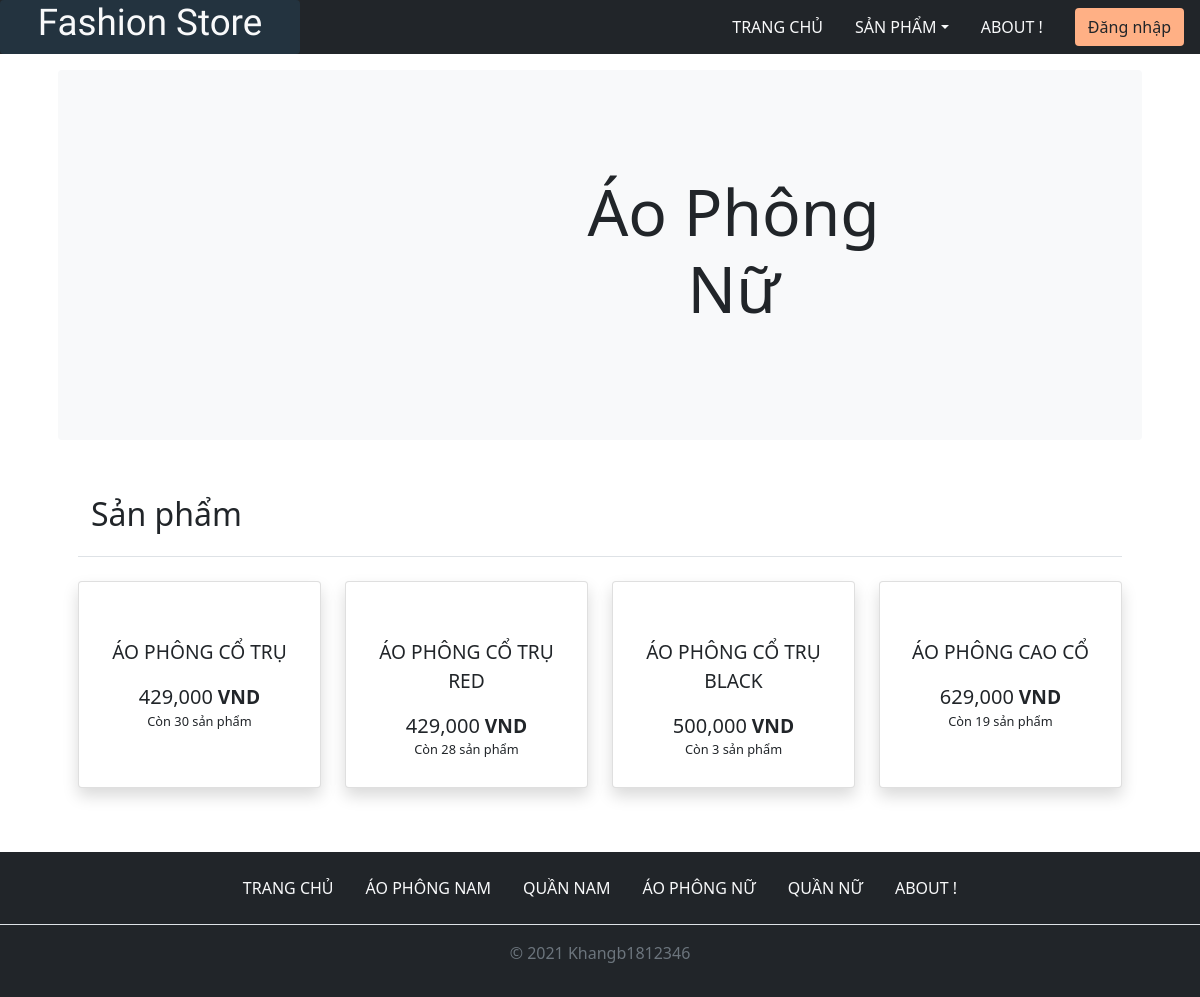
/banhang/category_page.php?id=18, run on the app's committed database.
### tables this page shows
CREATE TABLE `loaihanghoa` (
  `MaLoaiHang` int(11) NOT NULL,
  `TenLoaiHang` varchar(30) NOT NULL,
  `url` varchar(200) NOT NULL COMMENT 'url_img'
);

CREATE TABLE `hanghoa` (
  `MSHH` int(10) NOT NULL,
  `TenHH` varchar(50) NOT NULL,
  `QuyCach` varchar(1000) NOT NULL,
  `Gia` int(10) UNSIGNED NOT NULL,
  `SoLuongHang` int(10) UNSIGNED NOT NULL,
  `MaLoaiHang` int(11) NOT NULL,
  `adddate` timestamp NOT NULL DEFAULT current_timestamp(),
  `time_update` timestamp NOT NULL DEFAULT current_timestamp() ON UPDATE current_timestamp()
);

### banhang/libs/database.php (called while the page is built, shortened)
<?php
function db_get_list($sql)
{
    global $conn;
    $data = array();
    $resul = mysqli_query($conn, $sql);
    while ($row = mysqli_fetch_assoc($resul)) {
        $data[] = $row;
    }
    return $data;
}
function db_get_row($sql)
{
    global $conn;
    $resul = mysqli_query($conn, $sql);
    $row = array();
    if (mysqli_num_rows($resul) > 0) {
        $row = mysqli_fetch_assoc($resul);
    }
    return $row;
}

### banhang/category_page.php (the view, shortened to what this page needs)
<?php
require_once('./libs/database.php');
$id = '';
if (isset($_GET['id'])) {
    $id = $_GET['id'];
    $sql_id = 'SELECT * FROM LoaiHangHoa WHERE MaLoaiHang=' . $id;
    $result = db_get_row($sql_id);
    if ($result != 1) {
        $name_category = $result['TenLoaiHang'];
    }
}
$sql_list = 'SELECT * FROM hanghoa WHERE MaLoaiHang=' . $id;
$list = db_get_list($sql_list);
?>
<!DOCTYPE html>
<html lang="en">
<head>
    <link href="https://cdn.jsdelivr.net/npm/bootstrap@5.1.3/dist/css/bootstrap.min.css" rel="stylesheet">
    <link rel="stylesheet" href="./assests/css/style.css">
    <link rel="stylesheet" href="https://cdn.jsdelivr.net/npm/bootstrap-icons@1.6.0/font/bootstrap-icons.css">
</head>
<?php include_once('./widgets/header.php'); ?>
<div id="page_category">
    <div class="category container" data-aos="fade-down">
        <div class="rounded p-3 p-md-2 m-md-3 text-center bg-light d-flex align-items-center">
            <div class="col-md-5 p-lg-5 mx-auto my-5">
                <h1 class="display-3 fw-normal"><?= $name_category ?></h1>
            </div>
        </div>
    </div>
    <div class="container px-4 py-3" id="custom-cards">
        <div class="container px-4 py-3" id="custom-cards">
            <a href="#danh_muc" class="btn link-dark">
                <h2 class="text-center">Sản phẩm</h2>
            </a>
            <p class="pb-2 border-bottom"></p>
            <div id="danh_muc" class="row row-cols-1 row-cols-lg-4 align-items-stretch g-4 py-2">
                <?php
                foreach ($list as $row) {
                    $sql_list_img = 'SELECT url FROM hinhhanghoa WHERE MSHH=' . $row['MSHH'];
                    $url_img = db_get_row($sql_list_img);
                    echo '<div class="col">
                    <div class="card card-cover rounded shadow h-100">
                        <div class="d-flex flex-column h-100 p-1 text-shadow-1">
                            <a href="./single_page.php?id=' . $row['MSHH'] . '" class="btn link-dark h-100">
                                <img src="' . $url_img['url'] . '" alt="" class="img-fluid mb-3" id=url' . $row['MSHH'] . '>
                                <div class="content_item mt-2 ">
                                <p class="name_product mt-3 lh-3" id=ten' . $row['MSHH'] . '>' . $row['TenHH'] . '</p>
                                <h5 class="cost my-2 d-inline" id=gia' . $row['MSHH'] . '>' . number_format($row['Gia'], 0, '.', ',') . '</h5>
                                <span><strong>VND</strong></span>
                                <p class="inventory mb-3" name=' . $row['SoLuongHang'] . '  id=soluonghang' . $row['MSHH'] . '>Còn ' . $row['SoLuongHang'] . ' sản phẩm</p>
                                <p class="intro"></p>
                                </div>
                            </a>
                            <div class="buy_item d-flex w-100 flex-column justify-content-center align-items-center bg-white shadow">
                                <div class="input-group input-group-sm mb-3 w-75">
                                    <div class="input-group-prepend">
                                        <span class="input-group-text" id="inputGroup-sizing-sm">
                                            Số lượng:
                                        </span>
                                    </div>
                                    <input type="number" value=1 min="1" max=' . $row['SoLuongHang'] . ' class="form-control" id=soluong' . $row['MSHH'] . ' aria-label="Small" aria-describedby="inputGroup-sizing-sm">
                                </div>
                                <p class="error text-danger p-0 mb-1"></p>
                                <button class="btn btn-success " id=' . $row['MSHH'] . ' onclick="getInfo(this.id)">
                                    <i class="bi bi-basket"></i>
                                    <span>Thêm vào giỏ</span>
                                </button>
                            </div>
                        </div>
                    </div>
                </div>';
                }
                ?>
            </div>
        </div>
    </div>
</div>
<?php include_once('./widgets/footer.php'); ?>

### banhang/widgets/footer.php (shortened to what this page needs)
<?php
$sql = 'SELECT * FROM LoaiHangHoa';
$resul = db_get_list($sql);
?>
<footer class="py-3 mt-4 bg-dark">
    <ul class="nav justify-content-center border-bottom pb-3 mb-3">
        <li><a href="./index.php" class="nav-link px-3 rounded  btn-outline-secondary link-light upcase">Trang chủ</a></li>
        <?php
        foreach ($resul as $row) {
            echo '<li><a class="nav-link px-3 link-light rounded btn-outline-secondary upcase" href="./category_page.php?id=' . $row['MaLoaiHang'] . '">' . $row['TenLoaiHang'] . '</a></li>';
        }
        ?>
        <li><a href="#" class="nav-link px-3 link-light rounded btn-outline-secondary upcase">About !</a></li>
    </ul>
    <p class="text-center text-muted">&copy; 2021 Khangb1812346</p>
</footer>
</body>
</html>

### banhang/assests/css/style.css (style rules this page uses)
:root { --primary--color:#0984e3; }
.link-dark { font-size: 1.2rem; }
.upcase { text-transform: uppercase; }
.card { position: relative; }
.name_product { font-size: 1.2rem; }
.inventory { font-size: 0.8rem; }

### data on the page
loaihanghoa: TenLoaiHang "Áo Phông Nữ", TenLoaiHang "ÁO PHÔNG NỮ"
hanghoa: TenHH "ÁO PHÔNG CỔ TRỤ", Gia "429,000", SoLuongHang "30"
hanghoa: TenHH "ÁO PHÔNG CỔ TRỤ RED", Gia "429,000", SoLuongHang "28"
hanghoa: TenHH "ÁO PHÔNG CỔ TRỤ BLACK", Gia "500,000", SoLuongHang "3"
hanghoa: TenHH "ÁO PHÔNG CAO CỔ", Gia "629,000", SoLuongHang "19"
loaihanghoa: TenLoaiHang "ÁO PHÔNG NAM"
loaihanghoa: TenLoaiHang "QUẦN NAM"
loaihanghoa: TenLoaiHang "QUẦN NỮ"
